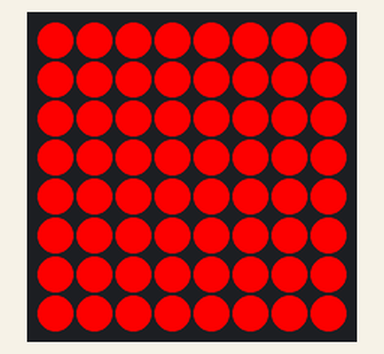
The program below on a simulated Raspberry Pi (BCM pin numbers) with a Sense HAT. On the bench: the Sense HAT's 8×8 RGB LED matrix. What the program prints to the terminal is not drawn.

Above: at 1.1 s.

The program:

Flashlight__Bright_Red_Light_.py
```python
#This program displays the full LED matrix of the Raspberry Pi to be red, as if it was a flashlight emitting bright, red light.
#Program made by Kyle Moore

#!/usr/bin/python
from time import sleep
import time
from sense_hat import SenseHat

sense = SenseHat()
sense.clear() #Fresh Start

pixels = [
    [255, 0, 0], [255, 0, 0], [255, 0, 0], [255, 0, 0], [255, 0, 0], [255, 0, 0], [255, 0, 0], [255, 0, 0],
    [255, 0, 0], [255, 0, 0], [255, 0, 0], [255, 0, 0], [255, 0, 0], [255, 0, 0], [255, 0, 0], [255, 0, 0],
    [255, 0, 0], [255, 0, 0], [255, 0, 0], [255, 0, 0], [255, 0, 0], [255, 0, 0], [255, 0, 0], [255, 0, 0],
    [255, 0, 0], [255, 0, 0], [255, 0, 0], [255, 0, 0], [255, 0, 0], [255, 0, 0], [255, 0, 0], [255, 0, 0],
    [255, 0, 0], [255, 0, 0], [255, 0, 0], [255, 0, 0], [255, 0, 0], [255, 0, 0], [255, 0, 0], [255, 0, 0],
    [255, 0, 0], [255, 0, 0], [255, 0, 0], [255, 0, 0], [255, 0, 0], [255, 0, 0], [255, 0, 0], [255, 0, 0],
    [255, 0, 0], [255, 0, 0], [255, 0, 0], [255, 0, 0], [255, 0, 0], [255, 0, 0], [255, 0, 0], [255, 0, 0],
    [255, 0, 0], [255, 0, 0], [255, 0, 0], [255, 0, 0], [255, 0, 0], [255, 0, 0], [255, 0, 0], [255, 0, 0]
    ]

sleep(1)

try:
    print("Flashlight Status: ON")

    while True:
        sense.set_pixels(pixels)
except KeyboardInterrupt:
    print("Flashlight Status: OFF")
    sense.clear()
```
